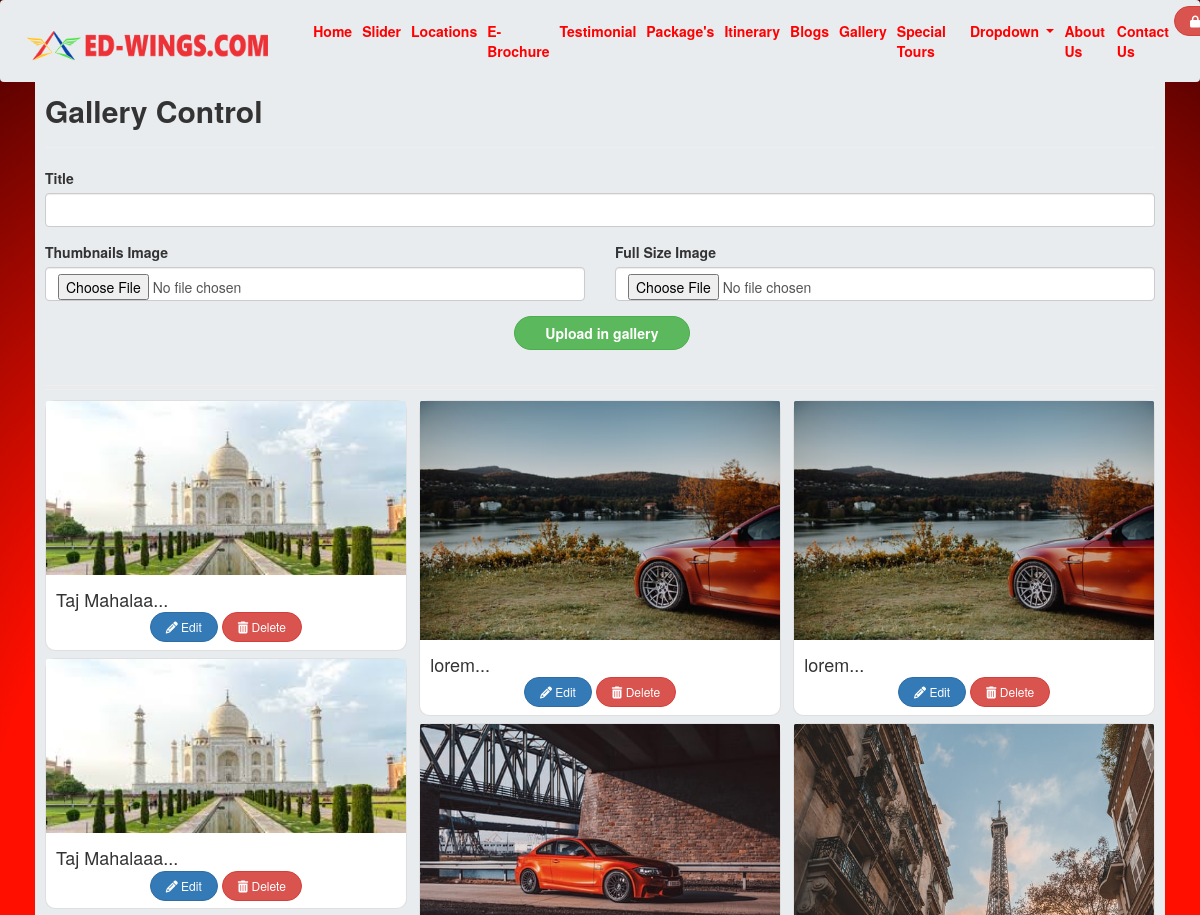
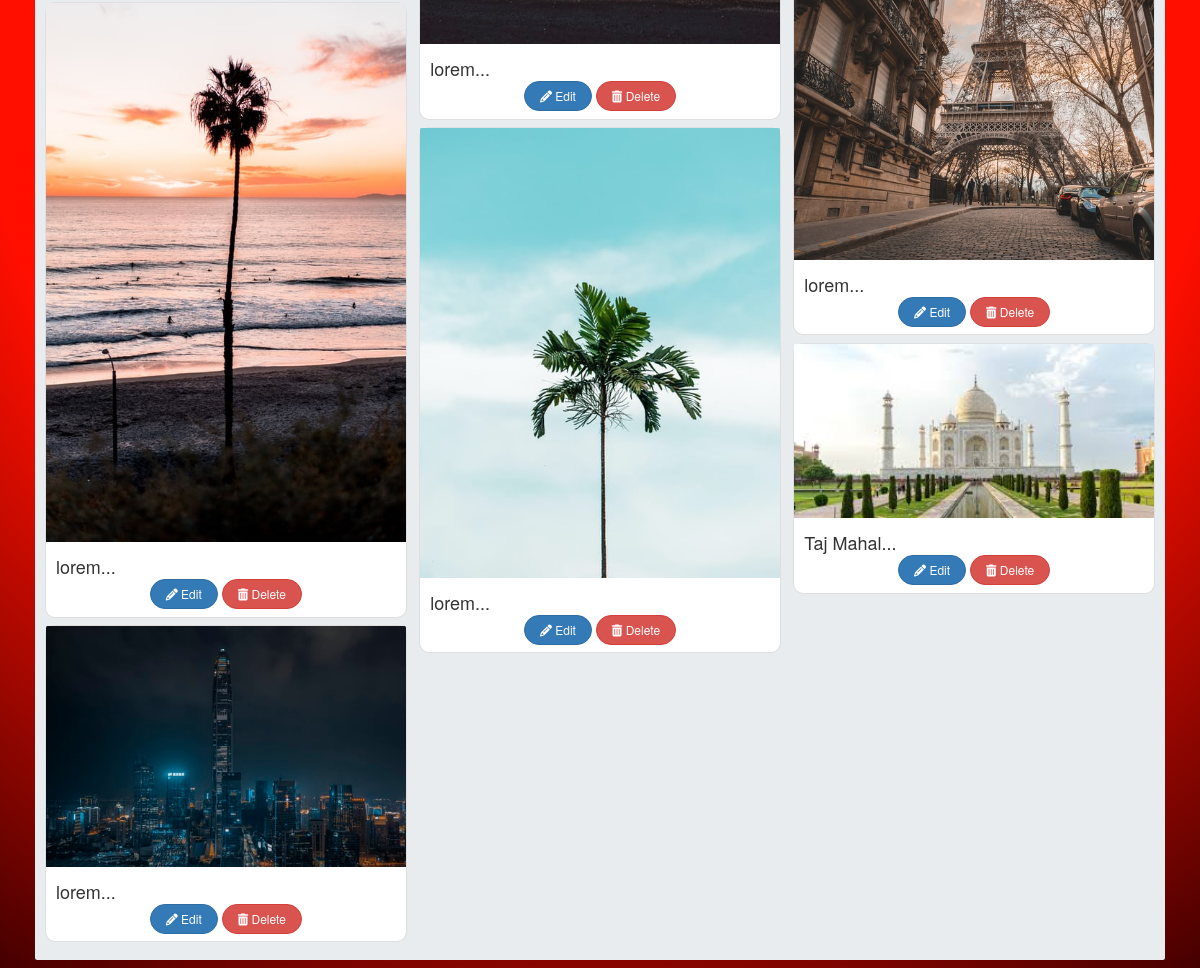
The app's page /backend/admin/gallery.php (signed in) with its own data (2 pictures, top to bottom).
### tables this page shows
CREATE TABLE `gallery` (
  `id` int(11) NOT NULL,
  `title` varchar(255) DEFAULT NULL,
  `thumb` longtext DEFAULT NULL,
  `full_img` longtext DEFAULT NULL,
  `u_by` varchar(255) DEFAULT NULL,
  `e_date` datetime DEFAULT current_timestamp(),
  `c_date` datetime DEFAULT current_timestamp()
);

### backend/admin/gallery.php (the view, shortened to what this page needs)
<!doctype html>
<html lang="en">
<head>
  <?php include './inc/inc.php'; ?>
  <link rel="stylesheet" href="./css/bootstrap.min.css" />
</head>
<body>
  <?php include './inc/nav.php'; ?>
  <div class="work_body">
    <div class="h-100 container p-2">
      <div class="bg-light rounded p-3 h-100 working_area">
        <div>
          <h2 class=" font-weight-bold">
            Gallery Control
          </h2>
          <hr>
          <form action="./gallery_upload.php" method="post" enctype="multipart/form-data">
            <div class="row">
              <div class="form-group col-lg-12 col-md-12 col-sm-12">
                <label for="">Title</label>
                <input type="text" name="title" id="" class="form-control form-control-lg" placeholder=""
                       aria-describedby="helpId" require>
              </div>
              <div class="form-group col-lg-6 col-md-6 col-sm-12">
                <label for="">Thumbnails Image</label>
                <input type="file" name="thumb" id="thumb" class="form-control form-control-lg  form-control-file"
                       placeholder="" aria-describedby="helpId" require>
              </div>
              <div class="form-group col-lg-6 col-md-6 col-sm-12">
                <label for="">Full Size Image</label>
                <input type="file" name="full_img" id="full_img" class="form-control form-control-lg  form-control-file"
                       placeholder="" aria-describedby="helpId" require>
              </div>
              <div class="form-group col-lg-12 col-md-12 col-sm-12 text-center">
                <button type="submit" name="upload_gallery" class="btn btn-success font-weight-bold px-5 rounded-pill">
                  Upload in gallery
                </button>
              </div>
            </div>
          </form>
        </div>
        <hr class="mb-1">
        <hr class="my-0 mb-3">
        <div class="card-columns">
          <?php
          include './../../dbh/conn.php';
          $result = mysqli_query($conn, 'SELECT * FROM `gallery` ORDER BY `id` DESC');
          if ($result) {
            while ($row = mysqli_fetch_assoc($result)) {
              $title = $row['title'];
              $thumb = trim($row['thumb']);
              $n_id = $row['id'];
              $s_id = bin2hex($n_id);
              echo '
          <div class="modal fade" id="a' . $n_id . '" tabindex="-1" role="dialog" aria-labelledby="modelTitleId" aria-hidden="true">
                <input type="text" name="title" value="'.$title. '" id="" class="form-control form-control-lg" placeholder="" aria-describedby="helpId" require>
                <input type="text" name="s_id" value="'. $s_id.'" hidden id="" class="form-control form-control-lg" placeholder="" aria-describedby="helpId" require>
                      <input type="checkbox" class="custom-control-input" name="file_upload" id="customCheck' . $n_id . '"onclick="display_slider_update(' . $n_id . ')">
                      <label class="custom-control-label font-weight-bold text-muted" for="customCheck' . $n_id . '">Check this for update slider image</label>
              <div class="form-group col-lg-6 col-md-6 col-sm-12" id="slider'.$n_id.'" style="display:none;">
              </div>
              <div class="form-group col-lg-6 col-md-6 col-sm-12" id="slider1'.$n_id.'" style="display:none;">
              </div>
                  <input type="text" name="s_id" value="' . $n_id . '" id="link" class="form-control form-control-lg" hidden>
          </div>
             <div class="card">
               <img class="card-img-top" src="./../../img/gallery/thumb/' . $thumb . '" alt="">
               <div class="card-body px-3 py-2">
                 <h4 class="card-title mb-1">' . substr($title, 0, 23);
              echo '...' . '</h4>
                 <p class="text-center mb-1">
                 <button type="button" data-toggle="modal" data-target="#a' . $n_id . '" class="btn btn-sm text-white btn-primary px-4 rounded-pill"><span> <i class="fas fa-pencil-alt"></i> </span> Edit</button>
                 <a href="./gallery-delete.php?s_id=' . $s_id . '" class="btn btn-sm btn-danger px-4 rounded-pill text-white"> <span class="font-weight-normal"><i class="fas fa-trash-alt"></i></span> Delete</a>
                 </p>
               </div>
               </div>
          ';
            }
          }
          ?>
        </div>
      </div>
    </div>
  </div>
</body>
</html>

### backend/admin/inc/inc.php (style rules this page uses)
* { scroll-behavior: smooth; }
body { width: 100vw; height: calc(100vh - 62px); background-color: rgb(255, 15, 0); background: radial-gradient(circle, rgba(255, 15, 0, 1) 56%, rgba(70, 0, 0, 1) 100%); }
.work_body { margin-top: 59px; background-color: transparent; height: 100%; overflow-x: hidden; overflow-y: scroll; }
.working_area { overflow: hidden; overflow-y: scroll; }

### backend/admin/gallery.php (style rules this page uses)
.card { border-radius: 10px; }

### records on screen
gallery: title "Taj Mahalaa"
gallery: title "Taj Mahalaaa"
gallery: shows a picture, title "lorem"
gallery: shows a picture, title "lorem"
gallery: title "lorem"
gallery: shows a picture, title "lorem"
gallery: shows a picture, title "lorem"
gallery: title "lorem"
gallery: shows a picture, title "lorem"
gallery: title "Taj Mahal"
